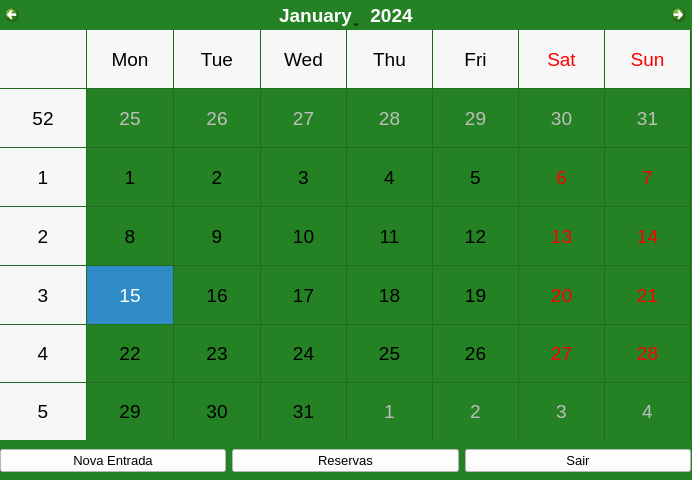
<?xml version="1.0" encoding="UTF-8"?>
<ui version="4.0">
 <class>MainWindow</class>
 <widget class="QMainWindow" name="MainWindow">
  <property name="geometry">
   <rect>
    <x>0</x>
    <y>0</y>
    <width>692</width>
    <height>480</height>
   </rect>
  </property>
  <property name="windowTitle">
   <string>Agenda</string>
  </property>
  <property name="windowIcon">
   <iconset>
    <normaloff>Bola2.jpg</normaloff>Bola2.jpg</iconset>
  </property>
  <property name="styleSheet">
   <string notr="true">background-color: rgb(37, 130, 36);</string>
  </property>
  <widget class="QWidget" name="centralwidget">
   <widget class="QCalendarWidget" name="calendarWidget">
    <property name="geometry">
     <rect>
      <x>0</x>
      <y>0</y>
      <width>691</width>
      <height>441</height>
     </rect>
    </property>
    <property name="font">
     <font>
      <pointsize>14</pointsize>
     </font>
    </property>
    <property name="gridVisible">
     <bool>true</bool>
    </property>
    <property name="horizontalHeaderFormat">
     <enum>QCalendarWidget::ShortDayNames</enum>
    </property>
   </widget>
   <widget class="QWidget" name="layoutWidget">
    <property name="geometry">
     <rect>
      <x>0</x>
      <y>440</y>
      <width>691</width>
      <height>41</height>
     </rect>
    </property>
    <layout class="QHBoxLayout" name="horizontalLayout_6">
     <item>
      <widget class="QPushButton" name="pushButtonagenda">
       <property name="font">
        <font>
         <pointsize>10</pointsize>
        </font>
       </property>
       <property name="styleSheet">
        <string notr="true">background-color: rgb(255, 255, 255);</string>
       </property>
       <property name="text">
        <string>Nova Entrada</string>
       </property>
      </widget>
     </item>
     <item>
      <widget class="QPushButton" name="pushButtonagenda_4">
       <property name="font">
        <font>
         <pointsize>10</pointsize>
        </font>
       </property>
       <property name="styleSheet">
        <string notr="true">background-color: rgb(255, 255, 255);</string>
       </property>
       <property name="text">
        <string>Reservas</string>
       </property>
      </widget>
     </item>
     <item>
      <widget class="QPushButton" name="pushButtonagenda_saircadastro">
       <property name="font">
        <font>
         <pointsize>10</pointsize>
        </font>
       </property>
       <property name="styleSheet">
        <string notr="true">background-color: rgb(255, 255, 255);</string>
       </property>
       <property name="text">
        <string>Sair</string>
       </property>
      </widget>
     </item>
    </layout>
   </widget>
  </widget>
 </widget>
 <resources/>
 <connections/>
</ui>
